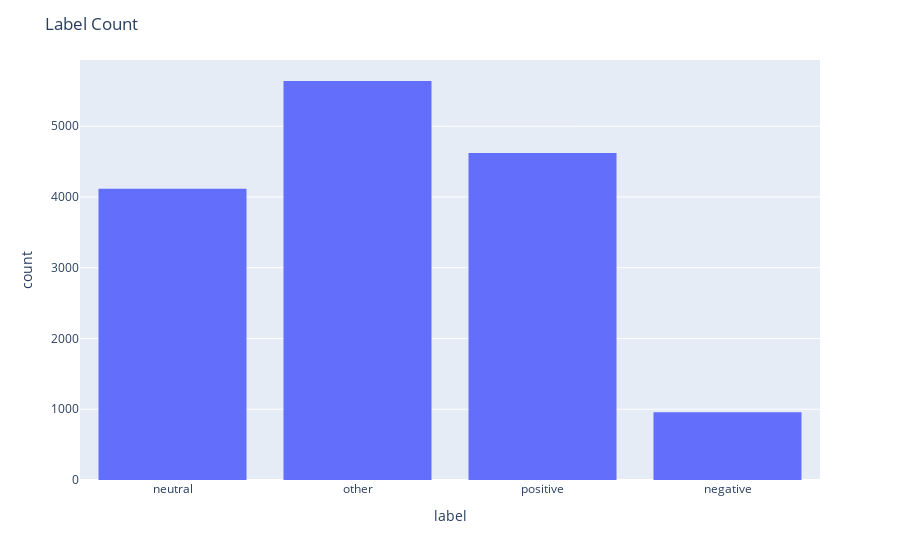

Notebook cell for this chart:
### Code cell
fig = px.histogram(df, x="label")
fig.update_layout(title_text='Label Count')
fig.show()

### Figure 1 — Plotly figure (JSON) as saved in the notebook; plotly's stock layout.template omitted (floating-point values rounded to 4 significant figures; data arrays with more than 128 entries replaced by an {"elided": "..."} marker saying what was removed)
{"data": [{"alignmentgroup": "True", "bingroup": "x", "hovertemplate": "label=%{x}<br>count=%{y}<extra></extra>", "legendgroup": "", "marker": {"color": "#636efa", "pattern": {"shape": ""}}, "name": "", "offsetgroup": "", "orientation": "v", "showlegend": false, "type": "histogram", "x": {"elided": "15332 str values"}, "xaxis": "x", "yaxis": "y"}], "layout": {"autosize": true, "barmode": "relative", "legend": {"tracegroupgap": 0}, "margin": {"t": 60}, "title": {"text": "Label Count"}, "xaxis": {"anchor": "y", "autorange": true, "domain": [0, 1], "range": [-0.5, 3.5], "title": {"text": "label"}, "type": "category"}, "yaxis": {"anchor": "x", "autorange": true, "domain": [0, 1], "range": [0, 5936.0], "title": {"text": "count"}}}}
